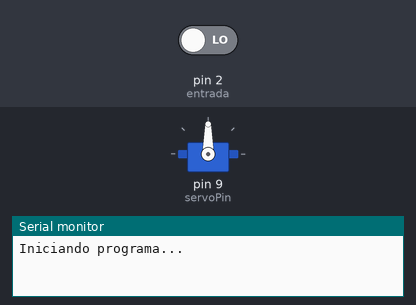
This sketch was run on a simulated Arduino Uno, built with avr-gcc and run on an emulated ATmega328P. On the bench: servo, the last lines printed to the serial monitor. The inputs (shaded band) are chosen by the test bench; at power-on: pin 2 (entrada) LOW.

Above: at 2.8 s.
2.9 s: pin 2 (entrada) driven HIGH
At 8.3 s:
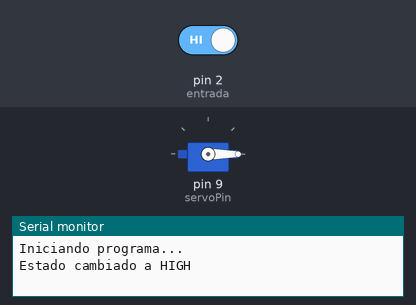
8.6 s: pin 2 (entrada) driven LOW
At 11.62 s:
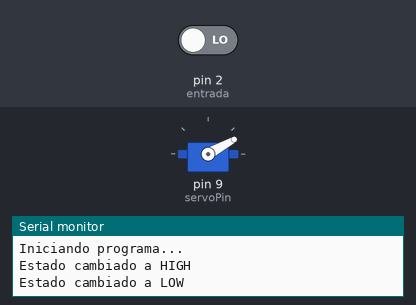
At 13.8 s:
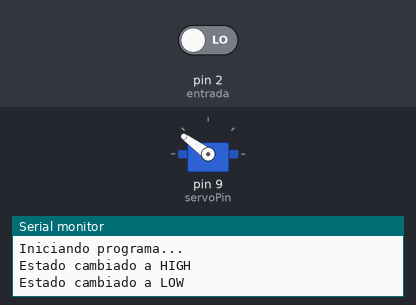
Timing chart, 0 to 15.3 s (numbered marks = the images above; inputs shaded):
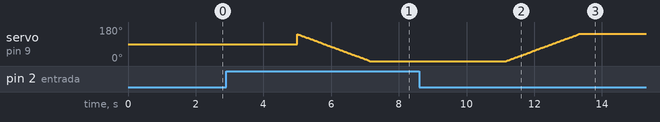

Measured:
- after the input at 8.6 s, servo on pin 9 (servoPin): moves from 0° to 144° over 2.2 s, starting after 2.6 s

The sketch:

FlatDark_AsiAir.ino
```cpp
/*
  Control de Servo con Detección de Entrada Digital y Retardo (Debounce)

  Este programa utiliza un botón o interruptor conectado a un pin digital del Arduino
  para mover un servo motor de una posición a otra. Implementa una técnica de debounce
  para evitar lecturas erróneas debido al ruido del interruptor, y mueve el servo lentamente
  a la nueva posición cuando el estado del botón cambia.

  - Librerías: Servo.h para controlar el servo motor.
  - El pin de entrada está configurado para leer el estado de un botón o interruptor.
  - El servo motor se mueve entre dos posiciones (0 y 142 grados) basándose en el estado
    de la entrada digital.

  Autor: Javier Flores Martín
  Fecha: 04/10/2024

  Componentes:
  - Servo motor conectado al pin 9.
  - Botón o interruptor conectado al pin 2.
*/

#include <Servo.h>  // Importamos la librería para controlar servos

Servo miServo;      // Creamos un objeto de la clase Servo para controlar el servo
int servoPin = 9;   // Pin al que está conectado el servo

int entrada = 2;             // Pin donde se lee la entrada del botón/interruptor
int estadoActual = LOW;       // Variable para almacenar el estado actual de la entrada
int estadoAnterior = LOW;     // Variable para almacenar el estado anterior de la entrada
int posicionServo = 142;      // Posición inicial del servo motor. AJUSTAR SEGÚN NECESIDADES

unsigned long tiempoUltimoCambio = 0;   // Tiempo registrado del último cambio de estado
unsigned long debounceDelay = 2000;     // Retardo para evitar rebotes (debounce), en ms

void setup() {
  Serial.begin(9600);          // Inicializamos la comunicación serie a 9600 bps
  pinMode(entrada, INPUT);     // Configuramos el pin de entrada como INPUT
  miServo.attach(servoPin);    // Asociamos el servo al pin designado

  // Mensaje para confirmar que el programa ha iniciado correctamente
  Serial.println("Iniciando programa...");
}

void loop() {
  // Leemos el estado actual del pin de entrada
  int lecturaActual = digitalRead(entrada);

  // Comprobamos si el estado actual del botón ha cambiado comparado con el anterior
  if (lecturaActual != estadoAnterior) {
    // Reiniciamos el temporizador de debounce para contar desde el cambio de estado
    tiempoUltimoCambio = millis();
  }

  // Verificamos si ha pasado suficiente tiempo para evitar el rebote (debounce)
  if ((millis() - tiempoUltimoCambio) > debounceDelay) {
    // Si el estado ha cambiado después del debounce, actualizamos el estado
    if (lecturaActual != estadoActual) {
      estadoActual = lecturaActual;

      // Si el botón/interruptor está en estado HIGH
      if (estadoActual == HIGH) {
        Serial.println("Estado cambiado a HIGH");
        // Movemos el servo lentamente de 142 a 0 grados
        for (posicionServo = 142; posicionServo >= 0; posicionServo--) {
          miServo.write(posicionServo);  // Escribimos la nueva posición al servo
          delay(15);                     // Esperamos 15 ms para un movimiento suave
        }
      }
      // Si el botón/interruptor está en estado LOW
      else {
        Serial.println("Estado cambiado a LOW");
        // Movemos el servo lentamente de 0 a 142 grados
        for (posicionServo = 0; posicionServo <= 144; posicionServo++) {
          miServo.write(posicionServo);  // Escribimos la nueva posición al servo
          delay(15);                     // Esperamos 15 ms entre cada paso
        }
      }
    }
  }

  // Actualizamos el estado anterior para la próxima iteración del loop
  estadoAnterior = lecturaActual;

  // Retardo para evitar saturar la comunicación serie y dar tiempo al procesamiento
  delay(1000);
}
```
